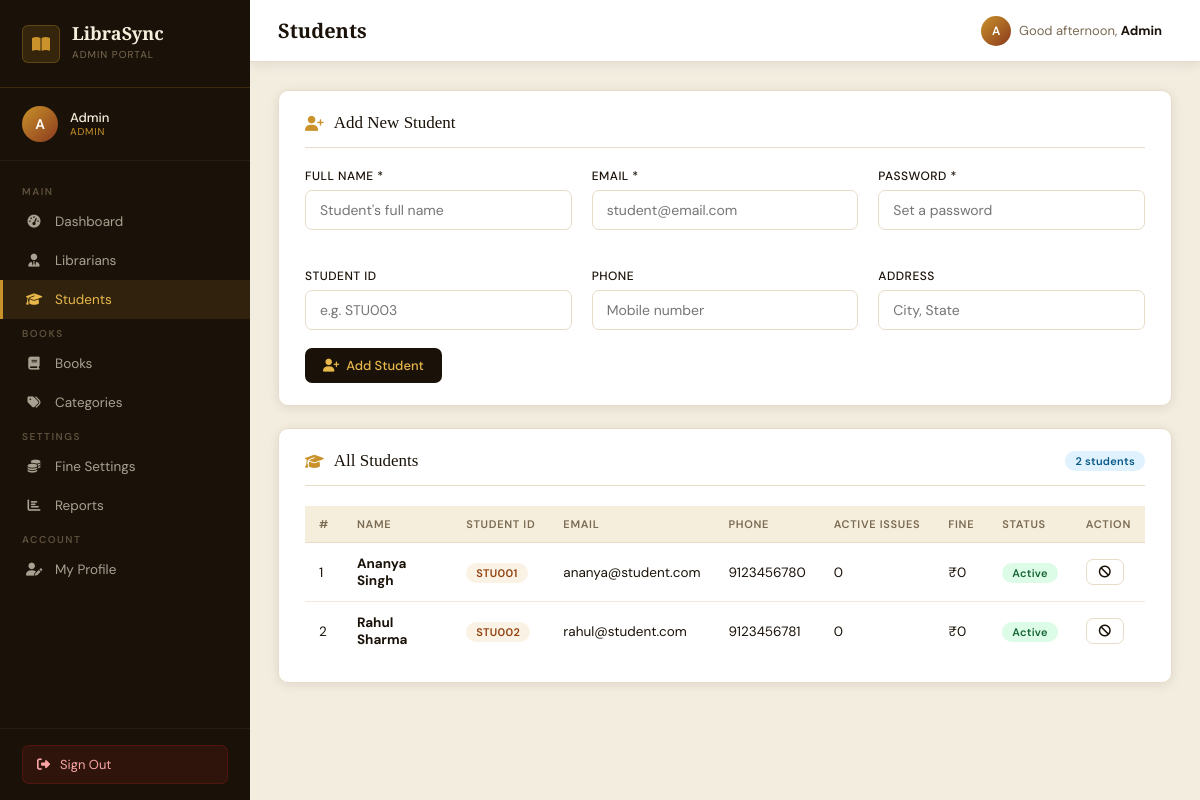
The app's page /admin/students.php (signed in) with its own data.
### tables this page shows
CREATE TABLE users (
    id INT AUTO_INCREMENT PRIMARY KEY,
    name VARCHAR(100) NOT NULL,
    email VARCHAR(100) UNIQUE NOT NULL,
    password VARCHAR(255) NOT NULL,
    role ENUM('admin','librarian','student') NOT NULL,
    phone VARCHAR(15),
    address TEXT,
    student_id VARCHAR(50) NULL DEFAULT NULL,
    profile_pic VARCHAR(255) DEFAULT 'default.png',
    status ENUM('active','inactive') DEFAULT 'active',
    avatar VARCHAR(255) DEFAULT NULL,
    created_at TIMESTAMP DEFAULT CURRENT_TIMESTAMP
);

### admin/students.php (the view, shortened to what this page needs)
<?php
require_once '../includes/config.php';
$students = $conn->query("SELECT u.*,
    (SELECT COUNT(*) FROM book_issues bi WHERE bi.student_id=u.id AND bi.status='issued') as active_issues,
    (SELECT COALESCE(SUM(fine_amount),0) FROM book_issues bi WHERE bi.student_id=u.id AND bi.fine_paid='no') as pending_fine
    FROM users u WHERE u.role='student' ORDER BY u.created_at DESC");
?>
<?php include '../includes/header.php'; ?>
<div class="card" style="margin-bottom:22px">
  <div class="card-header">
    <div class="card-title"><i class="fas fa-user-plus"></i> Add New Student</div>
  </div>
  <form method="POST" novalidate>
    <div class="grid-3">
      <div class="form-group">
        <label class="form-label">Full Name *</label>
        <input type="text" name="name" id="nameInput" class="form-control" required
          placeholder="Student's full name"
          pattern="[a-zA-Z\s'\-\.]+"
          title="Name must contain letters only"
          oninput="validateName(this)">
      </div>
      <div class="form-group">
        <label class="form-label">Email *</label>
        <input type="email" name="email" class="form-control" required placeholder="student@email.com">
      </div>
      <div class="form-group">
        <label class="form-label">Password *</label>
        <input type="text" name="password" class="form-control" required placeholder="Set a password">
      </div>
      <div class="form-group">
        <label class="form-label">Student ID</label>
        <input type="text" name="student_id" class="form-control" placeholder="e.g. STU003">
      </div>
      <div class="form-group">
        <label class="form-label">Phone</label>
        <input type="text" name="phone" class="form-control" placeholder="Mobile number">
      </div>
      <div class="form-group">
        <label class="form-label">Address</label>
        <input type="text" name="address" class="form-control" placeholder="City, State">
      </div>
    </div>
    <button type="submit" name="add_student" class="btn btn-primary">
      <i class="fas fa-user-plus"></i> Add Student
    </button>
  </form>
</div>
<div class="card">
  <div class="card-header">
    <div class="card-title"><i class="fas fa-graduation-cap"></i> All Students</div>
    <span class="badge badge-info"><?= $students->num_rows ?> students</span>
  </div>
  <div class="table-wrap">
    <table class="data-table">
      <thead>
        <tr>
          <th>#</th>
          <th>Name</th>
          <th>Student ID</th>
          <th>Email</th>
          <th>Phone</th>
          <th>Active Issues</th>
          <th>Fine</th>
          <th>Status</th>
          <th>Action</th>
        </tr>
      </thead>
      <tbody>
        <?php $i = 1;
        while ($s = $students->fetch_assoc()): ?>
          <tr>
            <td><?= $i++ ?></td>
            <td><strong><?= htmlspecialchars($s['name']) ?></strong></td>
            <td><?= $s['student_id'] ? '<span class="badge badge-gold">' . htmlspecialchars($s['student_id']) . '</span>' : '—' ?></td>
            <td><?= htmlspecialchars($s['email']) ?></td>
            <td><?= $s['phone'] ?: '—' ?></td>
            <td><?= $s['active_issues'] > 0 ? '<span class="badge badge-info">' . $s['active_issues'] . '</span>' : '0' ?></td>
            <td><?= $s['pending_fine'] > 0 ? '<span class="badge badge-danger">₹' . number_format($s['pending_fine'], 2) . '</span>' : '₹0' ?></td>
            <td>
              <?php if ($s['status'] === 'active'): ?>
                <span class="badge badge-success">Active</span>
              <?php else: ?>
                <span class="badge badge-danger">Inactive</span>
              <?php endif; ?>
            </td>
            <td>
              <a href="students.php?toggle=<?= $s['id'] ?>" class="btn btn-outline btn-sm"
                data-confirm="<?= $s['status'] === 'active' ? 'Deactivate' : 'Activate' ?> this student?">
                <?= $s['status'] === 'active' ? '<i class="fas fa-ban"></i>' : '<i class="fas fa-check"></i>' ?>
              </a>
            </td>
          </tr>
        <?php endwhile; ?>
      </tbody>
    </table>
  </div>
</div>
<?php include '../includes/footer.php'; ?>

### includes/header.php (style rules this page uses)
:root { --ink: #1a1208; --gold: #c9922a; --gold-light: #e8b84b; --cream: #fdf8ef; --parchment: #f5eedc; --muted: #7a6a52; --border: #e8dcc8; --sidebar-w: 250px; --white: #ffffff; --danger: #dc2626; --success: #16a34a; --info: #0284c7; --warning: #d97706; --shadow: 0 2px 12px rgba(26,18,8,0.09); --shadow-lg: 0 8px 32px rgba(26,18,8,0.13); --radius: 10px; }
* { margin:0; padding:0; box-sizing:border-box; }
body { font-family: 'DM Sans', sans-serif; background: #f3ede0; color: var(--ink); min-height: 100vh; display: flex; }
.card { background: var(--white); border-radius: var(--radius); padding: 22px 26px; box-shadow: var(--shadow); border: 1px solid var(--border); }
.card-header { display: flex; align-items: center; justify-content: space-between; margin-bottom: 20px; padding-bottom: 14px; border-bottom: 1px solid var(--border); }
.card-title { font-family: 'Playfair Display', serif; font-size: 17px; color: var(--ink); display: flex; align-items: center; gap: 10px; }
.card-title i { color: var(--gold); font-size: 15px; }
.table-wrap { overflow-x: auto; }
table.data-table { width: 100%; border-collapse: collapse; font-size: 13.5px; }
table.data-table th { text-align: left; padding: 11px 14px; background: var(--parchment); color: var(--muted); font-size: 11px; text-transform: uppercase; letter-spacing: 0.7px; font-weight: 600; border-bottom: 1px solid var(--border); white-space: nowrap; }
table.data-table td { padding: 12px 14px; border-bottom: 1px solid #f0e8d8; color: var(--ink); vertical-align: middle; }
table.data-table tr:last-child td { border-bottom: none; }
.badge { padding: 3px 10px; border-radius: 20px; font-size: 11px; font-weight: 600; letter-spacing: 0.3px; white-space: nowrap; }
.badge-success { background: #dcfce7; color: #166534; }
.badge-info { background: #e0f2fe; color: #075985; }
.badge-gold { background: rgba(201,146,42,0.12); color: #92400e; }
.btn { display: inline-flex; align-items: center; gap: 7px; padding: 9px 18px; border-radius: 7px; font-family: 'DM Sans', sans-serif; font-size: 13px; font-weight: 500; cursor: pointer; border: none; text-decoration: none; transition: all 0.15s; white-space: nowrap; }
.btn-sm { padding: 6px 12px; font-size: 12px; }
.btn-primary { background: var(--ink); color: var(--gold-light); }
.btn-outline { background: transparent; color: var(--ink); border: 1.5px solid var(--border); }
.form-group { margin-bottom: 18px; }
.form-label { display: block; font-size: 12px; font-weight: 500; color: var(--ink); letter-spacing: 0.5px; text-transform: uppercase; margin-bottom: 6px; }
.form-control, .form-select { width: 100%; padding: 10px 14px; border: 1.5px solid var(--border); border-radius: 7px; font-family: 'DM Sans', sans-serif; font-size: 14px; color: var(--ink); background: #fff; transition: border-color 0.15s, box-shadow 0.15s; outline: none; }
.grid-3 { display: grid; grid-template-columns: 1fr 1fr 1fr; gap: 20px; }

### records on screen
users: name "Ananya Singh", student "STU001", email "ananya@student.com", phone "9123456780", status "Active"
users: name "Rahul Sharma", student "STU002", email "rahul@student.com", phone "9123456781", status "Active"

### other values on screen
$role "ADMIN"
$initials "A"
$name "Admin"
$sectionKey "MAIN"
$item['label'] "Dashboard"
$item['label'] "Librarians"
$item['label'] "Students"
$sectionKey "BOOKS"
$item['label'] "Books"
$item['label'] "Categories"
$sectionKey "SETTINGS"
$item['label'] "Fine Settings"
$item['label'] "Reports"
$sectionKey "ACCOUNT"
$item['label'] "My Profile"
